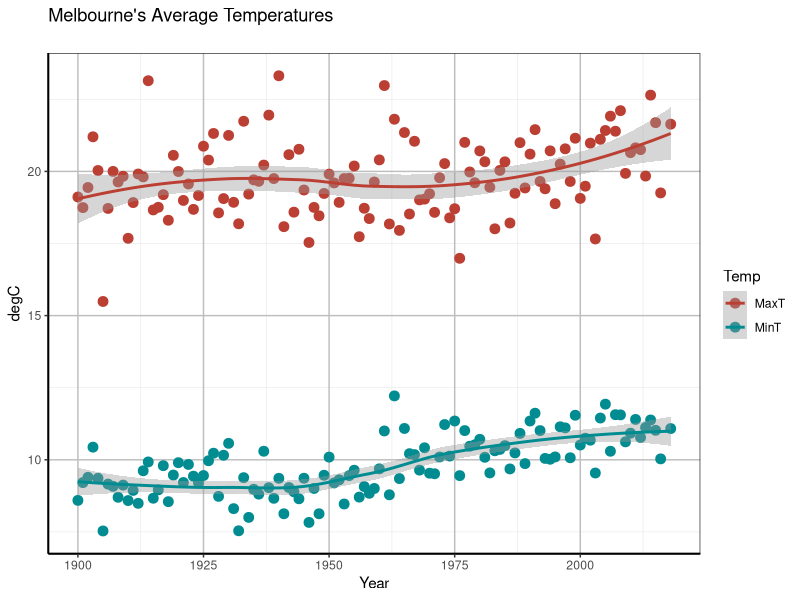

This figure's R source:

library(tidyverse)
library(reshape2)


data2 <- read.csv("data/melbourne.csv", as.is=TRUE, header=TRUE)
data2 <- na.omit(data2)

max.temp <- select(data2, everything())%>%
  #filter(Month == 2)%>%
        filter(Month %in% c(10)) %>%
        filter(Year >=1900 & Year <= 2018)%>%
  group_by(Year)%>%
  summarize(MaxT = mean(Max), MinT = mean(Min))

tall.temp <- gather(data=max.temp,key=Temp,value=Degree,na.rm=FALSE,MaxT,MinT)

# To tidy up and remove reshape2----------------------------------
#tall.temp2 <- gather(max.temp, Year)

plot <- ggplot(tall.temp, aes(Year,Degree, col=Temp)) + 
        geom_point(size=3) + 
        geom_smooth(method=loess) + 
        ggtitle("Melbourne's Average Temperatures\n") +
        scale_color_hue(l=45) +
        ylab("degC") 

plot <- plot + theme_bw()

plot <- plot + theme(panel.grid.major = element_line(size = 0.5, color = "grey"), axis.line = element_line(size = 0.7, color = "black"))    
plot
  
